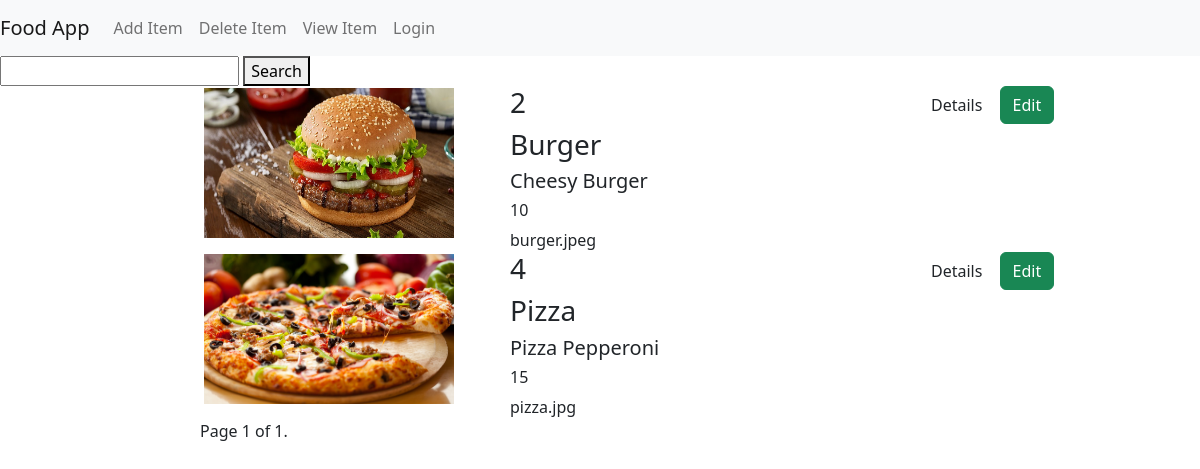
Before: /food/ with the older database file.
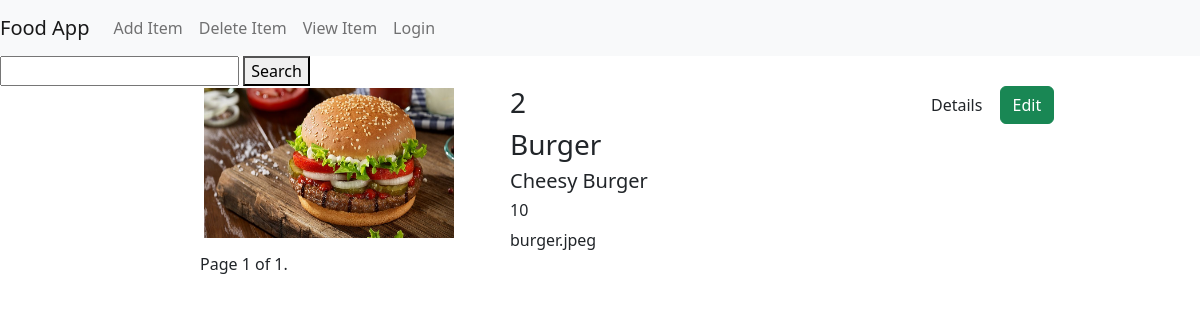
After: the same page with the newer database file.
### food/models.py (models this page shows, shortened)
class Item(models.Model):
    item_name = models.CharField(max_length=200)
    item_desc = models.CharField(max_length=200)
    item_price = models.IntegerField()
    item_image = models.CharField(max_length=500, default="place_holder.png")
    user = models.ForeignKey(User, on_delete=models.CASCADE, default=1)

### food/views.py (the view)
# urls.py: path("", views.Index.as_view(), name="index"),
class Index(ListView):
    template_name = "food/index.html"
    context_object_name = "item_list"
    paginate_by = 2
    def get_queryset(self):
        food_name = self.request.GET.get("food_name")
        if food_name and food_name != "":
            return Item.objects.filter(item_name__icontains=food_name)
        else:
            return Item.objects.all()

### food/templates/food/index.html (shortened to what this page needs)
{% extends 'food/base.html' %}
{% load static %}
{% block body %}
    <form action="" method="GET">
        <input type="search" name="food_name">
        <button type="submit">Search</button>
    </form>
    {% for item in item_list%}
        <div class="row">
            <div class="col-md-3 offset-md-2">
                <img src="{% static 'food/img/' %}{{ item.item_image }}" height="150px" width="250px" vspace="2px">
            </div>
            <div class="col-md-4">
                <h3>{{ item.id }} </h3>
                <h3>{{ item.item_name }}</h3>
                <h5>{{ item.item_desc }}</h5>
                <h6>{{ item.item_price }}</h6>
                {{ item.item_image }}
            </div>
            <div class="col-md-2">
                <a href="{% url 'food:detail' item.id  %}" class="btn bnt-success">Details</a>
                <a href="{% url 'food:update_item' item.id %}" class="btn btn-success">Edit</a>
            </div>
        </div>
    {% endfor %}
    <div class="pagination offset-md-2" >
        <span class="step-links">
            <span class="current">
                Page {{ page_obj.number }} of {{ page_obj.paginator.num_pages }}.
            </span>
        </span>
    </div>
{% endblock %}

Changed rows visible on the page:
removed Item: item_image (picture), id "4", item_name "Pizza", item_desc "Pizza Pepperoni", item_price "15", item_image "pizza.jpg"
